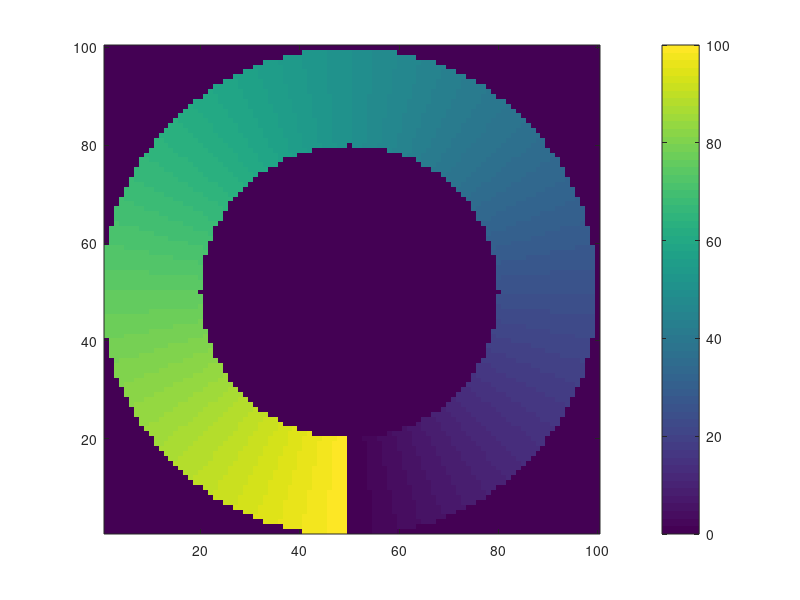

This figure's MATLAB source:
Z=zeros(100,100,100);
for T=1:100
    for X=1:100
        for Y=1:100
            V=X-50;W=Y-50;
            R=sqrt(V*V+W*W);
            Theta=atan(W/V)+2*pi/100*T+pi/2+pi*(X<50);
            if Theta>2*pi
                Theta=Theta-2*pi;
            end
            if (R>30)&&(R<50)
                Z(Y,X,T)=Theta*100/2/pi;
            end
        end
    end
end
for T=1:100
    imagesc(Z(:,:,T),[0 100]);set(gca,'YDir','normal');colorbar;
    pause(0.001);
end
